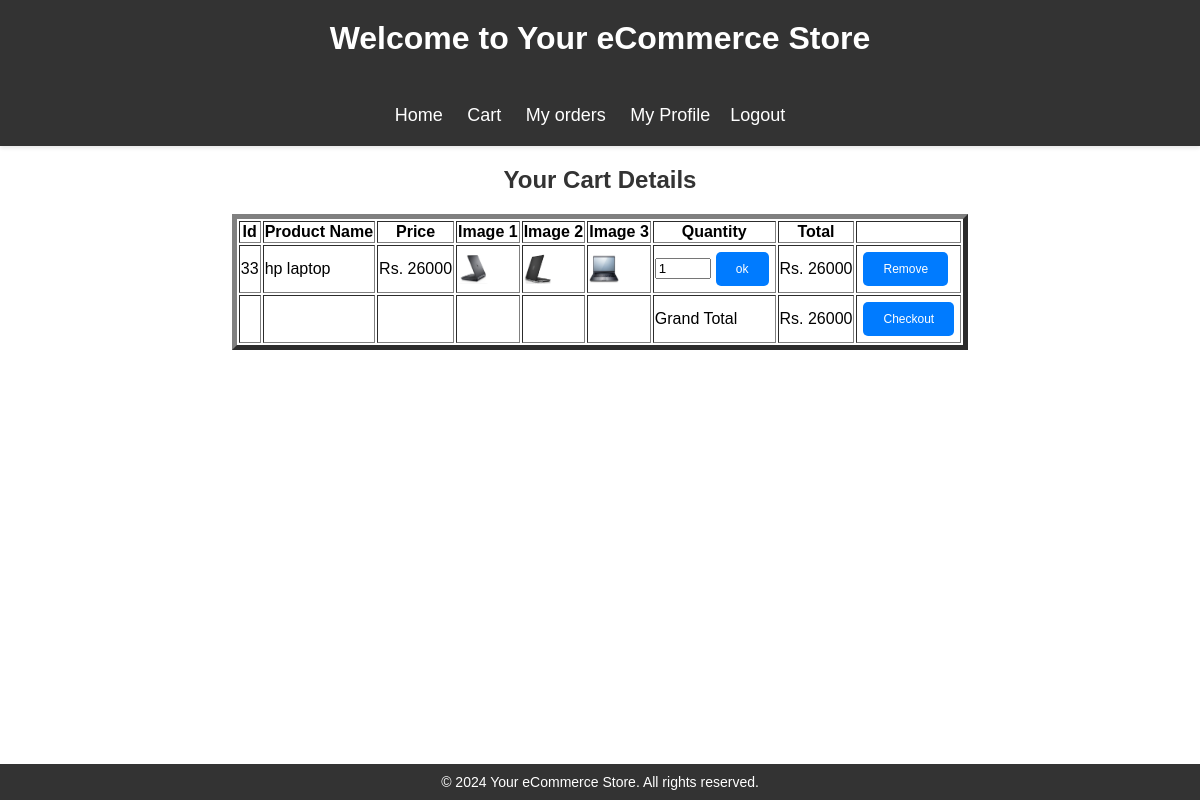
Page /cart.php (signed in) on the committed database.
### tables this page shows
CREATE TABLE IF NOT EXISTS `cart` (
  `Cid` int NOT NULL,
  `id` int NOT NULL,
  `qty` int NOT NULL,
  KEY `fk2` (`Cid`),
  KEY `for` (`id`)
);

CREATE TABLE IF NOT EXISTS `products` (
  `id` int NOT NULL AUTO_INCREMENT,
  `name` varchar(30) NOT NULL,
  `price` int NOT NULL,
  `description` varchar(50) NOT NULL,
  `cat_name` varchar(30) NOT NULL,
  `qty` int UNSIGNED NOT NULL,
  `image1` varchar(200) NOT NULL,
  `image2` varchar(200) NOT NULL,
  `image3` varchar(200) NOT NULL,
  PRIMARY KEY (`id`),
  KEY `fk1` (`cat_name`)
);

### cart.php (the view, shortened to what this page needs)
<html>
<head>
    <link rel="stylesheet" href="stylesbard.css">
</head>
<body>
    <header>
        <h1>Welcome to Your eCommerce Store</h1><br>
        <nav>
            <ul>
                <li><a href="c_index.php">Home</a></li>
                <li><a href="cart.php">Cart</a></li>
                <li><a href="myorder.php">My orders</a></li>
                <?php
                    echo '<li><a href="Profile.php">My Profile</a></li>';
                    echo '<li><a href="logout.php">Logout</a></li>';
                ?>
            </ul>
        </nav>
    </header>
    <main>
        <section class="featured-products">
            <center><h2>Your Cart Details </h2></center>
            <table border="5" align="center">
                <tr>
                    <th>Id</th>
                    <th>Product Name</th>
                    <th>Price</th>
                    <th>Image 1</th>
                    <th>Image 2</th>
                    <th>Image 3</th>
                    <th>Quantity</th>
                    <th>Total</th>
		    <th> </th>
                </tr>
                <?php
                include("db.php");
                $user = $_SESSION['user'];
                $total=0;
                $temp=0;
                $sql = "SELECT * FROM products WHERE id IN (SELECT id FROM cart WHERE Cid=(SELECT Cid FROM customer WHERE Username='$user'))";
                $result = mysqli_query($conn, $sql);
                while ($row = mysqli_fetch_array($result)) {
                    $id=$row['id'];
                    $sql = "SELECT * FROM cart WHERE Cid=(SELECT Cid FROM customer WHERE Username='$user') AND id='$id'";
                    $qres = mysqli_query($conn, $sql);
                    while ($num = mysqli_fetch_array($qres)) {
                    echo "<tr>";
                    echo "<td>" . $row['id'] . "</td>";
                    echo "<td>" . $row['name'] . "</td>";
                    echo "<td>Rs. " . $row['price'] . "</td>";
                    echo "<td><img src='./image/".$row["image1"]."' width='30' height='30'></td>";
                    echo "<td><img src='./image/".$row["image2"]."' width='30' height='30'></td>";
                    echo "<td><img src='./image/".$row["image3"]."' width='30' height='30'></td>";
                    echo "<form method='post' action='addqty.php?id=" . $row['id'] . "''>";
                    echo "<td><input type='number' name='qty' value='".$num["qty"]."' min='0' max='" . $row["qty"] . "'/>";
		            echo "<button type='submit' name='ok'>ok</button></td></form>";
                    echo "<td>Rs. " . ($row['price'] * $num["qty"]) . "</td>";
		            echo "<td><a href='cartremove.php?product_id=" . $row['id'] . "'><button type='submit'>Remove</button></a></td>";
                    $total=$total+($row['price'] * $num["qty"]);
		    	}
                echo "</tr>";
                }
                echo "<tr><td></td><td></td><td></td><td></td><td></td><td></td><td>Grand Total</td><td>Rs. ".$total."</td>";
                if($temp==0)
					echo "<td><a href='checkout.php'><button type='submit' name='check'>Checkout</button></a></td></tr></table>";
				else
					echo "<td>Cannot checkout!</td></tr></table>";
                ?>
        </section>
    </main>
    <footer id="footer">
        <p>&copy; <?php echo date("Y"); ?> Your eCommerce Store. All rights reserved.</p>
    </footer>
</body>
</html>

### stylesbard.css (style rules this page uses)
body, h1, h2, h3, ul, p, a { margin: 0; padding: 0; font-family: Arial, sans-serif; }
header { background-color: #333; color: #fff; text-align: center; padding: 20px 0; box-shadow: 0 2px 4px rgba(0, 0, 0, 0.1); }
header h1 { font-size: 32px; margin-bottom: 10px; font-weight: bold; }
nav ul { list-style-type: none; margin-top: 20px; }
nav ul li { display: inline; margin-right: 20px; }
nav ul li a { color: #fff; text-decoration: none; font-size: 18px; transition: color 0.3s ease; }
main { max-width: 1200px; margin: 0 auto; padding: 20px; }
.featured-products { margin-bottom: 30px; }
.featured-products h2 { font-size: 24px; margin-bottom: 20px; font-weight: bold; color: #333; }
footer { background-color: #333; color: #fff; text-align: center; padding: 20px 0; }
footer p { font-size: 14px; }
button[type="submit"] { background-color: #007BFF; color: #fff; padding: 10px 20px; border: none; border-radius: 5px; cursor: pointer; }
button { background-color: #3498db; color: #fff; border: none; padding: 8px 16px; margin: 5px; border-radius: 5px; cursor: pointer; text-decoration: none; text-align: center; display: inline-block; font-size: 12px; }

### cart.php (style rules this page uses)
body { margin: 0; padding: 0; min-height: 100vh; display: flex; flex-direction: column; }
main { flex: 1; }
footer { background-color: #333; color: #fff; padding: 10px; text-align: center; }

### rows in the picture
cart: id "33", id.name "hp laptop", id.price "26000", id.image1 (picture), id.image2 (picture), id.image3 (picture), qty "1", $row['price']*$num['qty'] "26000"

### other values in the picture
$total "26000"
